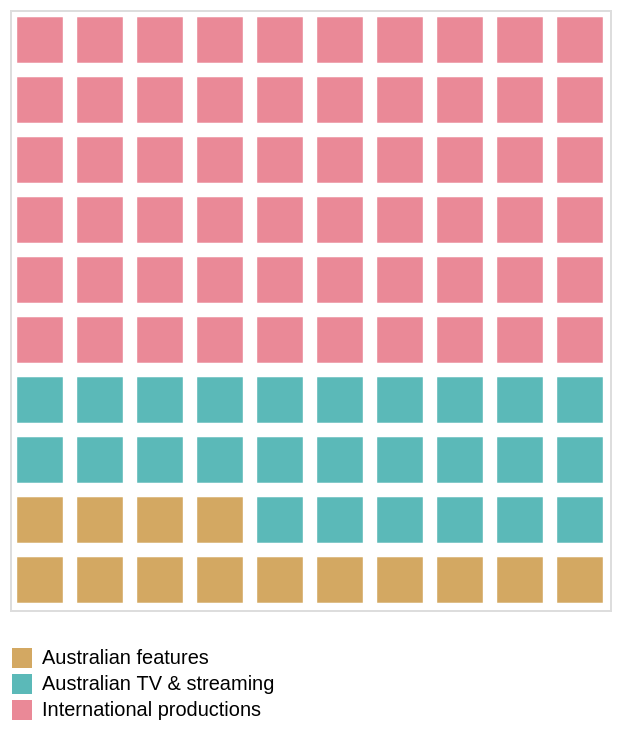

Express this chart as Vega-Lite.
### Vega-Lite specification from a JSON file in a GitHub repository (floating-point values rounded to 4 significant figures)
{"$schema": "https://vega.github.io/schema/vega-lite/v5.json", "description": "Waffle chart: every $100 of drama production spend in Australia, 2024/25", "width": 300, "height": 300, "data": {"values": [{"category": "Australian features", "squares": 14, "spend_m": 379}, {"category": "Australian TV & streaming", "squares": 26, "spend_m": 688}, {"category": "International productions", "squares": 60, "spend_m": 1623}]}, "transform": [{"window": [{"op": "sum", "field": "squares", "as": "cum"}]}, {"calculate": "datum.cum - datum.squares", "as": "start"}, {"calculate": "sequence(datum.start, datum.cum)", "as": "idx"}, {"flatten": ["idx"]}, {"calculate": "datum.idx % 10", "as": "col"}, {"calculate": "floor(datum.idx / 10)", "as": "row"}], "mark": {"type": "square", "size": 520, "cornerRadius": 2}, "encoding": {"x": {"field": "col", "type": "ordinal", "axis": null}, "y": {"field": "row", "type": "ordinal", "axis": null, "sort": "descending"}, "color": {"field": "category", "type": "nominal", "title": null, "scale": {"domain": ["Australian features", "Australian TV & streaming", "International productions"], "range": ["#C08420", "#169C9A", "#E2586B"]}, "legend": {"orient": "bottom", "direction": "vertical"}}, "tooltip": [{"field": "category", "title": "Type"}, {"field": "spend_m", "title": "Spend ($m)", "format": ",.0f"}, {"field": "squares", "title": "Out of every $100"}]}}
